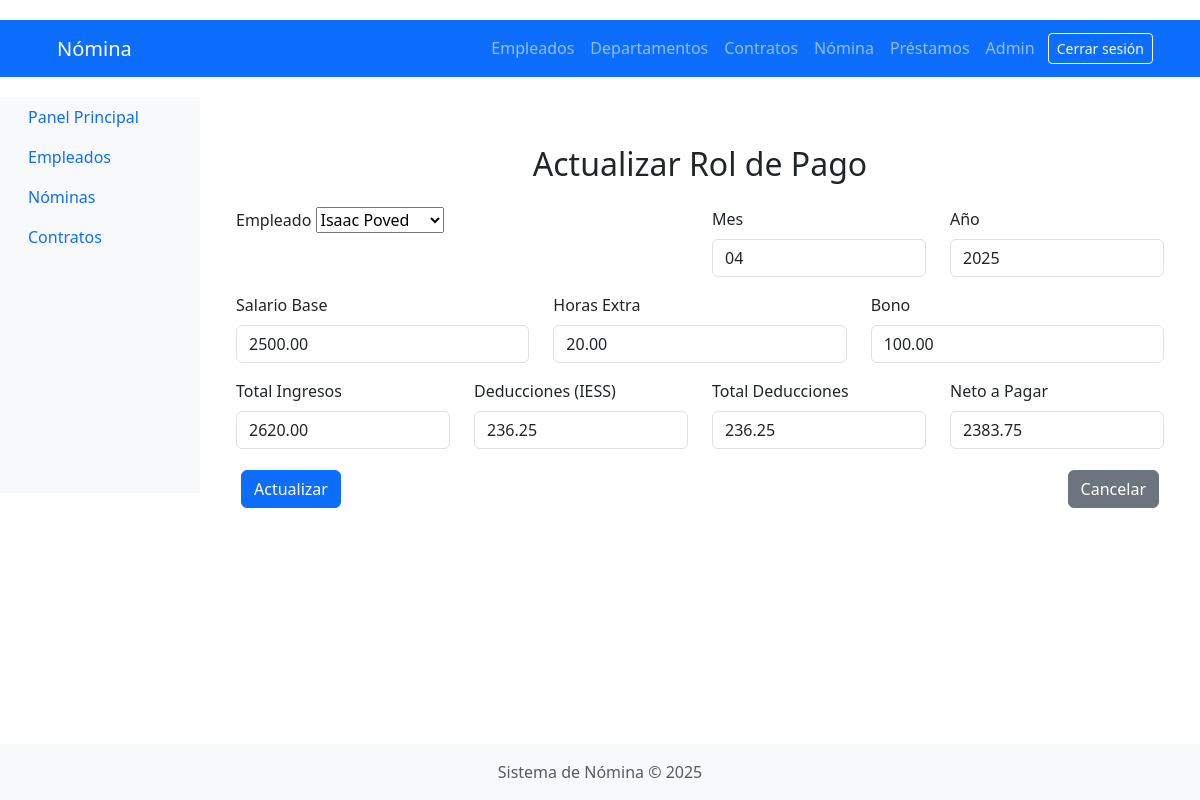
The page /payroll/editar/12/ (signed in) on the database its author committed.
### payroll/models.py (models this page shows, shortened)
class Rol(models.Model):
    empleado = models.ForeignKey(Empleado, on_delete=models.CASCADE)
    mes = models.CharField(max_length=20)
    anio = models.IntegerField()
    salario_base = models.DecimalField(max_digits=10, decimal_places=2, default=0)
    horas_extra = models.DecimalField(max_digits=10, decimal_places=2, default=0)
    bono = models.DecimalField(max_digits=10, decimal_places=2, default=0)
    tot_ing = models.DecimalField(max_digits=10, decimal_places=2, default=0)
    iess = models.DecimalField(max_digits=10, decimal_places=2, default=0)
    tot_des = models.DecimalField(max_digits=10, decimal_places=2, default=0)
    neto = models.DecimalField(max_digits=10, decimal_places=2, default=0)
    class Meta:
        unique_together = ('empleado', 'mes', 'anio')  # Evitar duplicados

### payroll/views.py (the view)
# urls.py: path('editar/<int:pk>/', actualizar_rol_pago, name='actualizar_rol_pago'),
@login_required
def actualizar_rol_pago(request, pk):
    rol = get_object_or_404(Rol, pk=pk)
    if request.method == 'POST':
        form = RolForm(request.POST, instance=rol)
        if form.is_valid():
            form.save()  # Los cálculos se realizan automáticamente en el método save
            return redirect('listar_roles_pago')
    else:
        form = RolForm(instance=rol)
    empleados = Empleado.objects.all()
    return render(request, 'payroll/payroll_form.html', {
        'form': form,
        'empleados': empleados,
        'payroll': rol  # para saber que es "actualizar"
    })

### payroll/forms.py (shortened to what this page needs)
class RolForm(forms.ModelForm):
    class Meta:
        model = Rol
        fields = ['empleado', 'mes', 'anio', 'salario_base', 'horas_extra', 'bono', 'tot_ing', 'iess', 'tot_des', 'neto']
        widgets = {
            'mes': forms.TextInput(attrs={'class': 'form-control', 'placeholder': 'Mes'}),
            'anio': forms.NumberInput(attrs={'class': 'form-control', 'placeholder': 'Año'}),
            'salario_base': forms.NumberInput(attrs={'class': 'form-control', 'placeholder': 'Salario Base'}),
            'horas_extra': forms.NumberInput(attrs={'class': 'form-control', 'placeholder': 'Horas Extra'}),
            'bono': forms.NumberInput(attrs={'class': 'form-control', 'placeholder': 'Bono'}),
            'tot_ing': forms.NumberInput(attrs={'class': 'form-control'}),
            'iess': forms.NumberInput(attrs={'class': 'form-control'}),
            'tot_des': forms.NumberInput(attrs={'class': 'form-control'}),
            'neto': forms.NumberInput(attrs={'class': 'form-control'}),
        }

### employees/models.py (called while the page is built)
    def __str__(self):
        return f"{self.nombre} {self.apellido}"

### templates/payroll/payroll_form.html (shortened to what this page needs)
{% extends 'base.html' %}
{% block content %}
<div class="container mt-5">
    <h2 class="mb-4 text-center">{% if payroll %}Actualizar{% else %}Crear{% endif %} Rol de Pago</h2>
    <form method="POST" id="payroll-form" class="needs-validation" novalidate>
        <div class="row">
            <div class="col-md-6 mb-3">
                <label for="id_empleado" class="form-label">Empleado</label>
                {{ form.empleado }}
            </div>
            <div class="col-md-3 mb-3">
                <label for="id_mes" class="form-label">Mes</label>
                {{ form.mes }}
            </div>
            <div class="col-md-3 mb-3">
                <label for="id_anio" class="form-label">Año</label>
                {{ form.anio }}
            </div>
        </div>
        <div class="row">
            <div class="col-md-4 mb-3">
                <label for="id_salario_base" class="form-label">Salario Base</label>
                {{ form.salario_base }}
            </div>
            <div class="col-md-4 mb-3">
                <label for="id_horas_extra" class="form-label">Horas Extra</label>
                {{ form.horas_extra }}
            </div>
            <div class="col-md-4 mb-3">
                <label for="id_bono" class="form-label">Bono</label>
                {{ form.bono }}
            </div>
        </div>
        <div class="row">
            <div class="col-md-3 mb-3">
                <label for="id_tot_ing" class="form-label">Total Ingresos</label>
                {{ form.tot_ing }}
            </div>
            <div class="col-md-3 mb-3">
                <label for="id_iess" class="form-label">Deducciones (IESS)</label>
                {{ form.iess }}
            </div>
            <div class="col-md-3 mb-3">
                <label for="id_tot_des" class="form-label">Total Deducciones</label>
                {{ form.tot_des }}
            </div>
            <div class="col-md-3 mb-3">
                <label for="id_neto" class="form-label">Neto a Pagar</label>
                {{ form.neto }}
            </div>
        </div>
        <div class="d-flex justify-content-between">
            <button type="submit" class="btn btn-primary">{% if payroll %}Actualizar{% else %}Crear{% endif %}</button>
            <a href="{% url 'listar_roles_pago' %}" class="btn btn-secondary">Cancelar</a>
        </div>
    </form>
</div>
{% endblock %}

### static/css/styles.css (style rules this page uses)
body { font-family: 'Arial', sans-serif; margin: 0; padding: 0; background-color: #f4f4f4; }
.container { width: 80%; margin: auto; overflow: hidden; }
h1, h2, h3 { color: #35424a; }
.btn { display: inline-block; padding: 10px 15px; margin: 5px; border: none; border-radius: 5px; cursor: pointer; }
.btn-primary { background: #35424a; color: #ffffff; }

### rows shown on the page
Rol: empleado "Isaac Poved", mes "04", anio "2025", salario_base "2500.00", horas_extra "20.00", bono "100.00", tot_ing "2620.00", iess "236.25", tot_des "236.25", neto "2383.75"

### other values the page prints
{{ year|default:2025 }} "2025"
